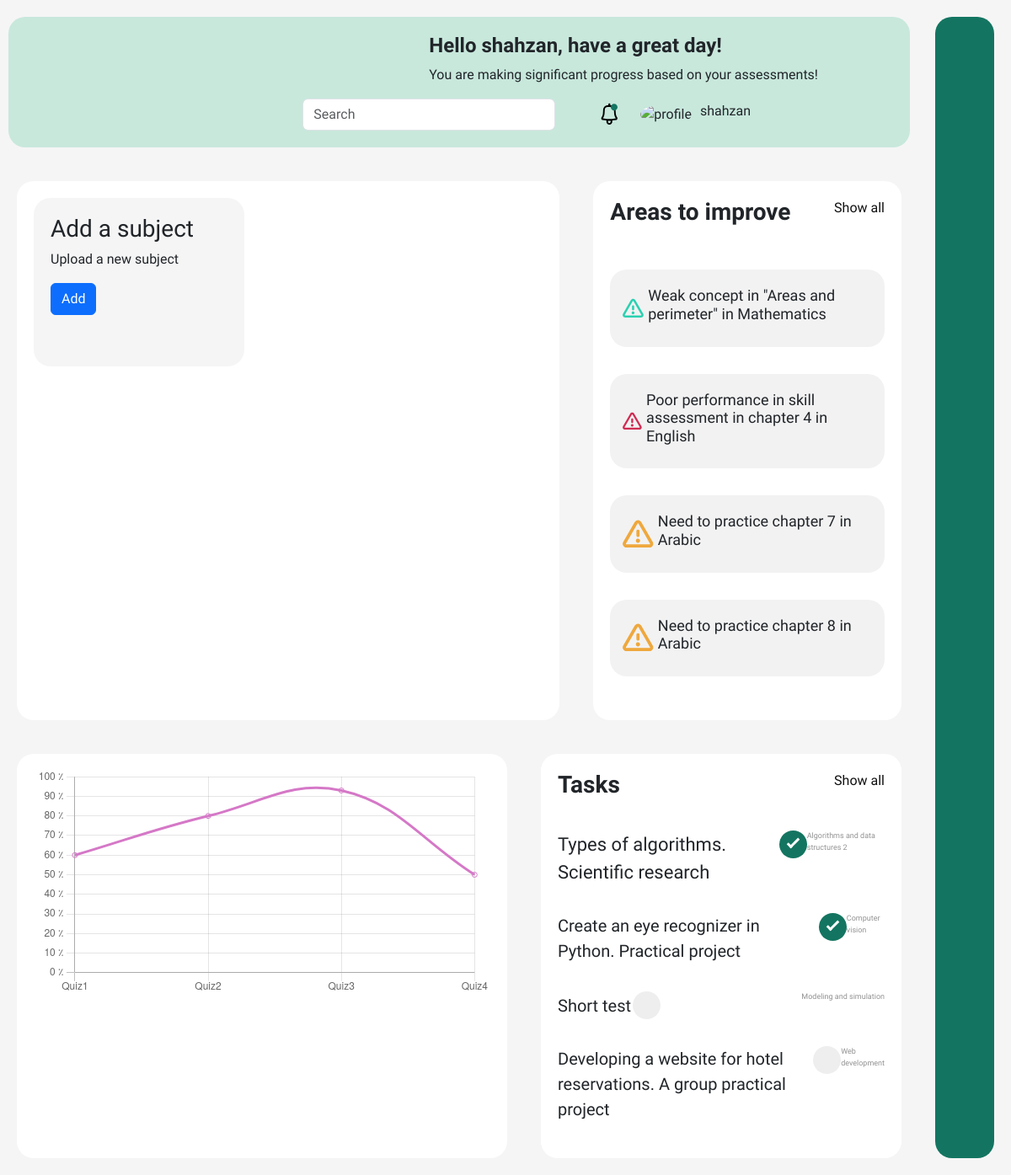
The page / (signed in) on the database as committed earlier.
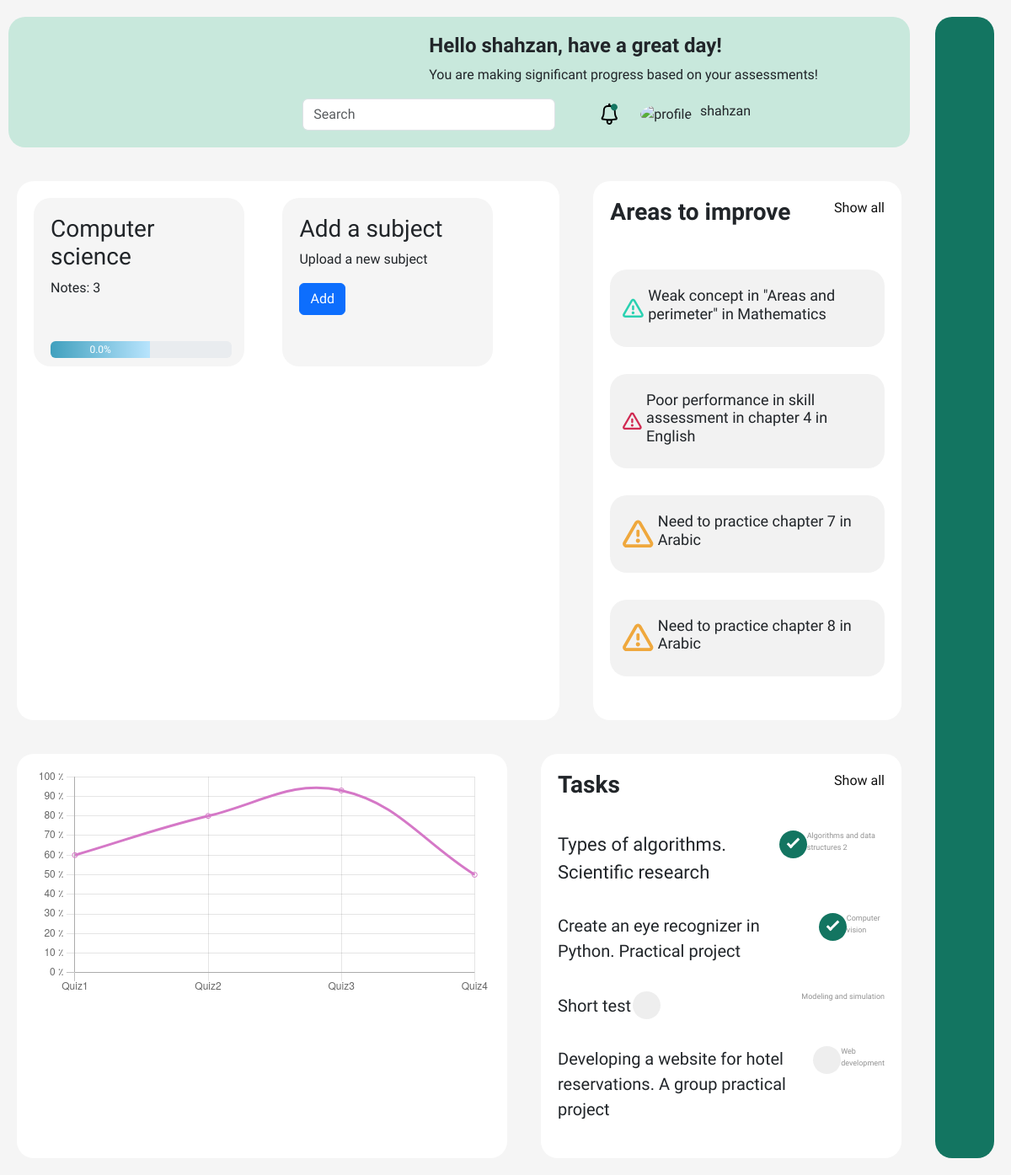
The same page on the database as committed later.
### web/models.py (models this page shows, shortened)
class Subject(models.Model):
    username = models.CharField(max_length=256, default="")
    subject_name = models.CharField(max_length=100)
    num_notes = models.IntegerField(default=0)
    progress = models.FloatField(default=0)

### web/views.py (the view)
# urls.py: path("", views.index, name="index"),
def index(request):
    try:
        userprofile = UserProfile.objects.get(user=request.user)
        subjects = Subject.objects.filter(username=request.user.username)[:6]
        return render(request, 'web/index.html', {
            "userprofile":userprofile,
            "subjects":subjects,
        })
    except:
        return render(request, 'web/index.html')

### web/templates/web/index.html (shortened to what this page needs)
{% extends 'web/layout.html' %}
{% block body %}
    <div class="wrapper">
        <div class="main">
            <div id="row-two">
                <div class="subjects">
                    <div class="subjects-list">
                        {% for subject in subjects %}
                        <a class="text-dark" href="{% url 'web:open_subject' subject.id %}">
                            <div class="subject">
                                <div class="subject-desc">
                                    <h3>{{ subject.subject_name }}</h3>
                                    <p>Notes: {{subject.num_notes}}</p>
                                </div>
                                <div class="subject-progress">
                                    <div style="height: 20px" class="progress" role="progressbar"
                                        aria-label="Example with label" aria-valuenow="25" aria-valuemin="0"
                                        aria-valuemax="100">
                                        <div class="progress-bar"
                                            style="width: 55%; background: linear-gradient(270deg,#b8e4fd 0%,#40a0be 100%);">
                                            {{ subject.progress }}%
                                        </div>
                                    </div>
                                </div>
                            </div>
                        </a>
                        {% endfor %}
                        <div class="text-dark">
                            <div class="subject">
                                <div class="subject-desc">
                                    <h3>Add a subject</h3>
                                    <p>Upload a new subject</p>
                                    <button class="btn btn-primary" onclick="openSubject()">Add</button>
                                </div>
                            </div>
                        </div>
                    </div>
                </div>
                <div class="notifications">
                    <div class="notifi-desc">
                        <h3>Areas to improve</h3>
                        <a href="#">Show all</a>
                    </div>
                    <div class="notifi-menu">
                        <div class="notifi-item">
                            <h4>Weak concept in "Areas and perimeter" in Mathematics</h4>
                        </div>
                        <div class="notifi-item">
                            <h4>Poor performance in skill assessment in chapter 4 in English</h4>
                        </div>
                        <div class="notifi-item">
                            <h4>Need to practice chapter 7 in Arabic</h4>
                        </div>
                        <div class="notifi-item">
                            <h4>
                                Need to practice chapter 8 in Arabic
                            </h4>
                        </div>
                    </div>
                </div>
            </div>
            <div class="row-three">
                <div class="chart">
                    <canvas id="myChart" style="width: 100%"></canvas>
                </div>
                <div class="todo">
                    <div class="todo-title">
                        <h3>Tasks</h3>
                        <a href="#">Show all</a>
                    </div>
                    <div class="todo-tasks">
                        <div class="todo-task">
                            <div class="todo-task-title">
                                <label class="checkbox-container">
                                    <span class="checkmark"></span>
                                    Types of algorithms. Scientific research
                                </label>
                            </div>
                            <div class="todo-task-info">
                                <p>Algorithms and data structures 2</p>
                            </div>
                        </div>
                        <div class="todo-task">
                            <div class="todo-task-title">
                                <label class="checkbox-container">
                                    <span class="checkmark"></span>
                                    <label for="">Create an eye recognizer in Python. Practical project</label>
                                </label>
                            </div>
                            <div class="todo-task-info">
                                <p>Computer vision</p>
                            </div>
                        </div>
                        <div class="todo-task">
                            <div class="todo-task-title">
                                <label class="checkbox-container">
                                    <span class="checkmark"></span>
                                    <label for="">Short test</label>
                                </label>
                            </div>
                            <div class="todo-task-info">
                                <p>Modeling and simulation</p>
                            </div>
                        </div>
                        <div class="todo-task">
                            <div class="todo-task-title">
                                <label class="checkbox-container">
                                    <span class="checkmark"></span>
                                    <label for="">Developing a website for hotel reservations. A group practical project</label>
                                </label>
                            </div>
                            <div class="todo-task-info">
                                <p>Web development</p>
                            </div>
                        </div>
                    </div>
                </div>
            </div>
        </div>
    </div>
    <script>
        const xValues = ["Quiz1", "Quiz2", "Quiz3", "Quiz4"];
        const yValues = [60, 80, 93, 50];
        new Chart("myChart", {
            type: "line",
            data: {
                labels: xValues,
                datasets: [
                    {
                        backgroundColor: "rgba(0,0,0,0)",
                        borderColor: "#D578C7",
                        data: yValues,
                    },
                ],
            },
            options: {
                legend: {
                    display: false,
                },
                scales: {
                    yAxes: [
                        {
                            ticks: {
                                min: 0,
                                max: 100,
                                callback: function (value) {
                                    return value + " ٪ ";
                                },
                            },
                        },
                    ],
                },
            },
        });
    </script>
{% endblock %}

### web/templates/web/layout.html (shortened to what this page needs)
{% load static %}
<!DOCTYPE html>
<html lang="en">
<head>
    <link href="https://cdn.jsdelivr.net/npm/bootstrap@5.3.3/dist/css/bootstrap.min.css" rel="stylesheet"
>
    <link href="https://cdn.lineicons.com/4.0/lineicons.css" rel="stylesheet" />
    <link rel="stylesheet" href="https://cdn.jsdelivr.net/npm/bootstrap-icons@1.11.1/font/bootstrap-icons.css">
    <link rel="stylesheet" href="{% static 'web/style.css' %}">
</head>
<body>
    <div class="wrapper">
        <aside id="sidebar">
            <div class="d-flex">
                <button class="toggle-btn" type="button">
                </button>
            </div>
            <ul class="sidebar-nav">
                <li class="sidebar-item">
                    <a href="{% url 'web:index' %}" class="sidebar-link">
                    </a>
                </li>
                <li class="sidebar-item">
                    <a href="{% url 'web:ai_tutor' 0 %}" class="sidebar-link">
                    </a>
                </li>
                <li class="sidebar-item">
                    <a href="#" class="sidebar-link">
                    </a>
                </li>
                <li class="sidebar-item">
                    <a href="#" class="sidebar-link">
                    </a>
                </li>
            </ul>
            <div class="sidebar-footer">
                {% if request.user.is_authenticated %}
                <a href="{% url 'web:logout_user' %}" class="sidebar-link">
                </a>
                {% else %}
                <a href="{% url 'web:login_user' %}" class="sidebar-link">
                    <i class="lni lni-exit"></i>
                    <span>Sign in</span>
                </a>
                {% endif %}
            </div>
        </aside>
        <div class="main">
            <div class="navbar">
                <div class="navbar-welcome">
                    <h1>Hello {{request.user.username}}, have a great day!</h1>
                    <p>You are making significant progress based on your assessments!</p>
                </div>
                <div class="navbar-details">
                    <div class="navbar-search">
                        <form class="form-inline">
                            <input class="form-control mr-sm-2" type="search" placeholder="Search" aria-label="Search" />
                        </form>
                    </div>
                    <div class="navbar-settings">
                        <div class="navbar-bell">
                        </div>
                        <div class="navbar-account">
                            <div class="navbar-account-img">
                                <img width="50px"
                                    src="https://neweralive.na/wp-content/uploads/2024/06/lloyd-sikeba.jpg"
                                    alt="profile" />
                            </div>
                            <div class="navbar-account-desc">
                                <h4>{{request.user.username}}</h4>
                            </div>
                        </div>
                    </div>
                </div>
            </div>
            {% block body %}
            {% endblock %}
</body>
</html>

### web/static/web/style.css (style rules this page uses)
a { text-decoration: none; }
li { list-style: none; }
h1 { font-weight: 600; font-size: 1.5rem; }
body { font-family: "El Messiri", sans-serif; background: #f5f5f5; }
.wrapper { display: flex; flex-direction: row-reverse; }
.main { min-height: 100vh; width: 100%; overflow: hidden; transition: all 0.35s ease-in-out; }
#sidebar { width: 70px; min-width: 70px; z-index: 1000; transition: all 0.25s ease-in-out; background-color: #137561; display: flex; flex-direction: column; margin: 20px 20px; border-radius: 20px; }
.toggle-btn { background-color: transparent; cursor: pointer; border: 0; padding: 1rem 1.5rem; }
.sidebar-nav { padding: 2rem 0; flex: 1 1 auto; }
a.sidebar-link { padding: 0.625rem 1.625rem; color: #fff; display: block; font-size: 0.9rem; white-space: nowrap; border-left: 3px solid transparent; }
.sidebar-item { position: relative; }
.navbar { flex-direction: row-reverse; background-color: #fff; padding: 10px 30px; margin: 20px 10px; border-radius: 20px; }
.navbar .navbar-welcome { direction: ltr; }
.navbar .navbar-details { display: flex; justify-content: space-between; direction: ltr; align-items: center; }
.navbar .navbar-settings { display: flex; justify-content: space-between; padding: 0px 50px; align-items: center; }
.navbar .navbar-search input { width: 300px; }
.navbar .navbar-account { display: flex; align-items: center; padding: 0 20px; }
.navbar .navbar-account-img img { border-radius: 50%; }
.navbar .navbar-account-desc { padding: 0 10px; }
.navbar .navbar-account-desc h4, p { font-size: medium; }
body { font-family: "El Messiri", sans-serif; background: #F5F5F5; }
#row-two { display: flex; direction: ltr; }
.subjects { width: 940px; background-color: #fff; padding: 20px; margin: 20px; border-radius: 20px; }
.subjects-list { display: grid; grid-template-columns: auto auto auto; gap: 2rem; }
.subject { width: 250px; height: 200px; padding: 20px; background-color: #F5F5F5; border-radius: 20px; position: relative; cursor: pointer; }
.subject-progress { position: absolute; width: 215px; bottom: 0; padding-bottom: 10px; }
.notifications { width: 525px; background-color: #fff; border-radius: 20px; padding: 20px; margin: 20px; }
.notifications .notifi-desc { display: flex; justify-content: space-between; padding-bottom: 12px; }
.notifications .notifi-desc h3 { font-weight: 700; }
.notifications .notifi-menu { margin: 2rem 0; }
.notifications .notifi-menu .notifi-item { display: flex; align-items: center; gap: 5px; background-color: #F2F2F2; padding: 20px 15px; margin: 2rem 0; border-radius: 20px; }
.notifications .notifi-item h4 { font-size: large; }
.row-three { display: flex; justify-content: space-between; direction: ltr; }
.chart { width: 1040px; background-color: #fff; padding: 20px; margin: 20px; border-radius: 20px; }
.todo { background-color: #fff; padding: 20px; margin: 20px; border-radius: 20px; }
.todo .todo-title { display: flex; justify-content: space-between; }
.todo .todo-title h3 { font-weight: 700; }
.todo-tasks { padding-top: 20px; }
.todo-task { display: flex; justify-content: space-between; padding: 10px 0; }
.todo-task-title label { font-weight: 500; font-size: 20px; }
.todo-task-info p { color: #929292; font-size: 9px; }
.todo-task-title .checkbox-container { display: block; position: relative; padding-right: 35px; margin-bottom: 12px; cursor: pointer; font-size: 22px; -webkit-user-select: none; -moz-user-select: none; -ms-user-select: none; user-select: none; }
.checkmark { position: absolute; top: 0; right: 0; height: 33px; width: 33px; background-color: #eee; border-radius: 50%; }
.checkbox-container input:checked~.checkmark { background-color: #137561; }
.checkmark:after { content: ""; position: absolute; display: none; }
.checkbox-container input:checked~.checkmark:after { display: block; }
.checkbox-container .checkmark:after { right: 13px; top: 6px; width: 7px; height: 15px; border: solid white; border-width: 0 3px 3px 0; -webkit-transform: rotate(45deg); -ms-transform: rotate(45deg); transform: rotate(45deg); }
* { box-sizing: border-box; margin: 0; padding: 0; font-family: "El Messiri", sans-serif; }
.navbar li, a, button { font-weight: 500; font-size: 16px; color: #111; text-decoration: none; }
.navbar { display: flex; justify-content: space-between; flex-direction: row-reverse; align-items: center; padding: 20px 10%; position: sticky; top: 0; z-index: 100; background-color: #c8e8dc; }

Rows that differ between the two databases and show on the page:
added Subject: subject_name "Computer science", num_notes "3", progress "0.0"
